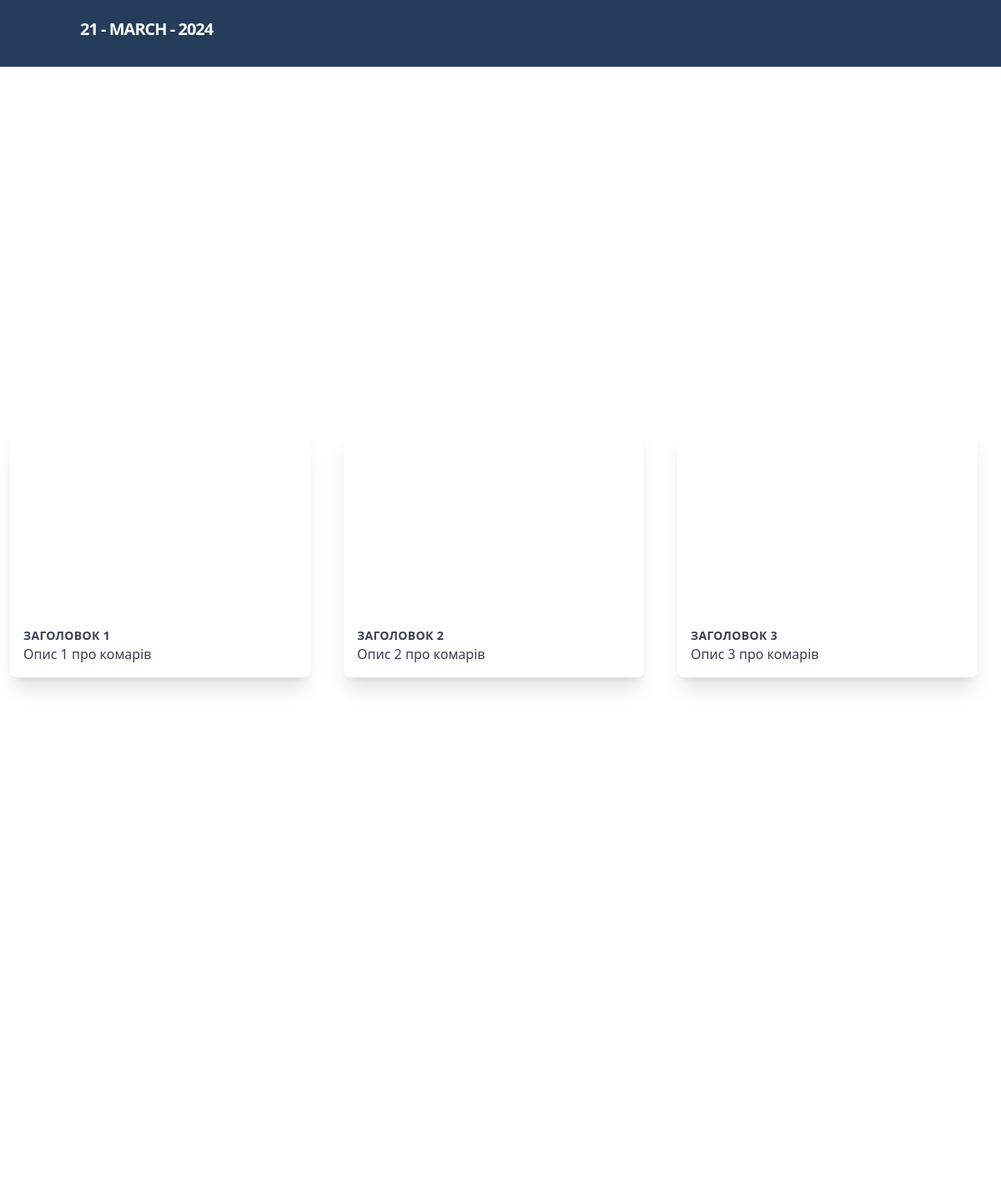
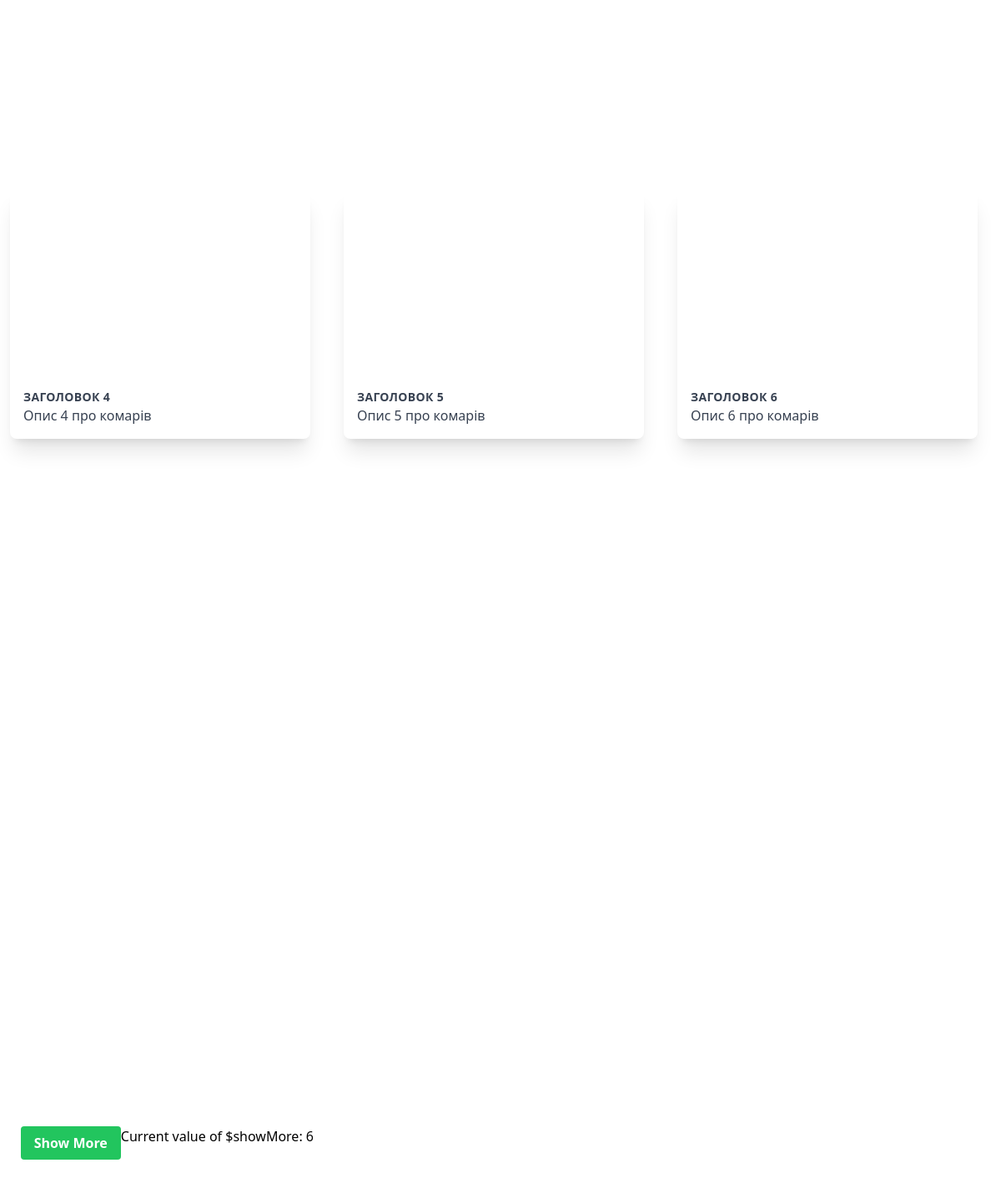
The app's page /МКР/index.php with its own data (2 pictures, top to bottom).
### tables this page shows
CREATE TABLE `news` (
  `id` int NOT NULL,
  `title` varchar(1000) NOT NULL,
  `description` varchar(1000) NOT NULL,
  `image_url` varchar(1000) NOT NULL
);

### МКР/logic.php (the view, shortened to what this page needs)
<?php
function current_year() {
    return date("j - F - Y ");
}
class House {
    public $title;
    public $description;
    public $image_url;
    public function __construct($title, $description, $image_url) {
        $this->title = $title;
        $this->description = $description;
        $this->image_url = $image_url;
    }
    public function renderHTML() {
        return '
        <div class="max-w-sm w-full py-6 px-3">
            <div class="bg-white shadow-xl rounded-lg overflow-hidden">
                <div class="bg-cover bg-center h-56 p-4" style="background-image: url(' . $this->image_url . ')">
                    <div class="flex justify-end">
                        <svg class="h-6 w-6 text-white fill-current" xmlns="http://www.w3.org/2000/svg" viewBox="0 0 24 24">
                            <path d="M12.76 3.76a6 6 0 0 1 8.48 8.48l-8.53 8.54a1 1 0 0 1-1.42 0l-8.53-8.54a6 6 0 0 1 8.48-8.48l.76.75.76-.75zm7.07 7.07a4 4 0 1 0-5.66-5.66l-1.46 1.47a1 1 0 0 1-1.42 0L9.83 5.17a4 4 0 1 0-5.66 5.66L12 18.66l7.83-7.83z"></path>
                        </svg>
                    </div>
                </div>
                <div class="p-4">
                    <p class="uppercase tracking-wide text-sm font-bold text-gray-700">' . $this->title . '</p>
                    <p class="text-gray-700">' . $this->description . '</p>
                </div>
            </div>
        </div>
        ';
    }
}
?>

### МКР/index.php (shortened to what this page needs)
<?php
include 'logic.php';
?>
<!DOCTYPE html>
<html lang="en">
<head>
  <script src="https://cdn.tailwindcss.com"></script>
</head>
<body class="subpixel-antialiased font-Montserrat">
<nav class="sticky top-0 h-20 bg-[#243c5a] p-5 sm:px-24 xl:px-64">
  <div class="mx-auto flex justify-between items-center">
    <a href="#" class="uppercase text-white text-xl xl:text-3xl font-bold whitespace-no-wrap font-Montserrat leading-normal tracking-tighter"> <?php
$year = current_year();
echo  $year;
?></a>
  </div>
</nav>
<main>
  <section class="bg-white -mt-12 py-16">
    <div class="flex items-center justify-center min-h-screen grid lg:grid-cols-3 md:grid-cols-2 sm:grid-cols-1">
    <?php
$servername = "localhost";
$username = "root";
$password = "";
$dbname = "modul_SQL";
$conn = new mysqli($servername, $username, $password, $dbname);
$showMore = isset($_GET['houses']) ? $_GET['houses'] : 6;
$sql = "SELECT * FROM news LIMIT $showMore";
$result = $conn->query($sql);
if ($result->num_rows > 0) {
    while ($row = $result->fetch_assoc()) {
        $house = new House(
            $row["title"],
            $row["description"],
            $row["image_url"]
        );
        echo $house->renderHTML();
    }
    $sql_count = "SELECT COUNT(*) as count FROM news";
    $result_count = $conn->query($sql_count);
    $row_count = $result_count->fetch_assoc();
    $total_houses = $row_count['count'];
    if ($showMore >= $total_houses) {
        echo "<div class=\"flex justify-end mt-4 mr-6\">";
        echo "<button class=\"bg-red-500 text-white font-bold py-2 px-4 rounded cursor-not-allowed\">No More Houses</button>";
        echo "</div>";
    } else {
        echo "<div class=\"flex justify-end mt-4 mr-6\">";
        echo "<a href=\"?houses=" . ($showMore + 6) . "\" class=\"bg-green-500 hover:bg-yellow-500 text-white font-bold py-2 px-4 rounded\">Show More</a>";
        echo "         Current value of \$showMore: $showMore";
        echo "</div>";
    }
} else {
    echo "0 results";
}
?>
    </div>
  </section>
</main>
</body>
</html>

### records on screen
news: title "ЗАГОЛОВОК 1", description "Опис 1 про комарів"
news: title "ЗАГОЛОВОК 2", description "Опис 2 про комарів"
news: title "ЗАГОЛОВОК 3", description "Опис 3 про комарів"
news: title "ЗАГОЛОВОК 4", description "Опис 4 про комарів"
news: title "ЗАГОЛОВОК 5", description "Опис 5 про комарів"
news: title "ЗАГОЛОВОК 6", description "Опис 6 про комарів"

### other values on screen
$year "21 - MARCH - 2024"
$showMore "6"
